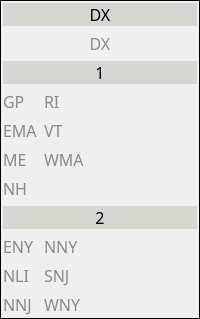
         <widget class="QFrame" name="frame_9">
          <property name="minimumSize">
           <size>
            <width>72</width>
            <height>0</height>
           </size>
          </property>
          <property name="font">
           <font>
            <family>JetBrains Mono</family>
            <pointsize>12</pointsize>
           </font>
          </property>
          <property name="frameShape">
           <enum>QFrame::Box</enum>
          </property>
          <property name="frameShadow">
           <enum>QFrame::Plain</enum>
          </property>
          <property name="lineWidth">
           <number>1</number>
          </property>
          <layout class="QFormLayout" name="formLayout_5">
           <property name="horizontalSpacing">
            <number>6</number>
           </property>
           <property name="leftMargin">
            <number>2</number>
           </property>
           <property name="topMargin">
            <number>2</number>
           </property>
           <property name="rightMargin">
            <number>2</number>
           </property>
           <property name="bottomMargin">
            <number>2</number>
           </property>
           <item row="0" column="0" colspan="2">
            <widget class="QLabel" name="label_15">
             <property name="font">
              <font>
               <family>JetBrains Mono</family>
               <pointsize>12</pointsize>
               <bold>false</bold>
              </font>
             </property>
             <property name="styleSheet">
              <string notr="true">background-color: rgb(211, 215, 207);
color: rgb(0, 0, 0);</string>
             </property>
             <property name="text">
              <string>DX</string>
             </property>
             <property name="alignment">
              <set>Qt::AlignCenter</set>
             </property>
            </widget>
           </item>
           <item row="4" column="0" colspan="2">
            <widget class="QLabel" name="label_16">
             <property name="font">
              <font>
               <family>JetBrains Mono</family>
               <pointsize>12</pointsize>
               <bold>false</bold>
              </font>
             </property>
             <property name="styleSheet">
              <string notr="true">background-color: rgb(211, 215, 207);
color: rgb(0, 0, 0);</string>
             </property>
             <property name="text">
              <string>1</string>
             </property>
             <property name="alignment">
              <set>Qt::AlignCenter</set>
             </property>
            </widget>
           </item>
           <item row="6" column="0">
            <widget class="QLabel" name="Section_GP">
             <property name="font">
              <font>
               <family>JetBrains Mono</family>
               <pointsize>12</pointsize>
               <bold>false</bold>
              </font>
             </property>
             <property name="styleSheet">
              <string notr="true">color: rgb(136, 138, 133);</string>
             </property>
             <property name="text">
              <string>GP</string>
             </property>
            </widget>
           </item>
           <item row="11" column="0">
            <widget class="QLabel" name="Section_ME">
             <property name="font">
              <font>
               <family>JetBrains Mono</family>
               <pointsize>12</pointsize>
               <bold>false</bold>
              </font>
             </property>
             <property name="styleSheet">
              <string notr="true">color: rgb(136, 138, 133);</string>
             </property>
             <property name="text">
              <string>ME</string>
             </property>
            </widget>
           </item>
           <item row="13" column="0">
            <widget class="QLabel" name="Section_NH">
             <property name="font">
              <font>
               <family>JetBrains Mono</family>
               <pointsize>12</pointsize>
               <bold>false</bold>
              </font>
             </property>
             <property name="styleSheet">
              <string notr="true">color: rgb(136, 138, 133);</string>
             </property>
             <property name="text">
              <string>NH</string>
             </property>
            </widget>
           </item>
           <item row="14" column="0" colspan="2">
            <widget class="QLabel" name="label_17">
             <property name="font">
              <font>
               <family>JetBrains Mono</family>
               <pointsize>12</pointsize>
               <bold>false</bold>
              </font>
             </property>
             <property name="styleSheet">
              <string notr="true">background-color: rgb(211, 215, 207);
color: rgb(0, 0, 0);</string>
             </property>
             <property name="text">
              <string>2</string>
             </property>
             <property name="alignment">
              <set>Qt::AlignCenter</set>
             </property>
            </widget>
           </item>
           <item row="6" column="1">
            <widget class="QLabel" name="Section_RI">
             <property name="font">
              <font>
               <family>JetBrains Mono</family>
               <pointsize>12</pointsize>
               <bold>false</bold>
              </font>
             </property>
             <property name="styleSheet">
              <string notr="true">color: rgb(136, 138, 133);</string>
             </property>
             <property name="text">
              <string>RI</string>
             </property>
            </widget>
           </item>
           <item row="11" column="1">
            <widget class="QLabel" name="Section_WMA">
             <property name="font">
              <font>
               <family>JetBrains Mono</family>
               <pointsize>12</pointsize>
               <bold>false</bold>
              </font>
             </property>
             <property name="styleSheet">
              <string notr="true">color: rgb(136, 138, 133);</string>
             </property>
             <property name="text">
              <string>WMA</string>
             </property>
            </widget>
           </item>
           <item row="8" column="0">
            <widget class="QLabel" name="Section_EMA">
             <property name="font">
              <font>
               <family>JetBrains Mono</family>
               <pointsize>12</pointsize>
               <bold>false</bold>
              </font>
             </property>
             <property name="styleSheet">
              <string notr="true">color: rgb(136, 138, 133);</string>
             </property>
             <property name="text">
              <string>EMA</string>
             </property>
            </widget>
           </item>
           <item row="8" column="1">
            <widget class="QLabel" name="Section_VT">
             <property name="font">
              <font>
               <family>JetBrains Mono</family>
               <pointsize>12</pointsize>
               <bold>false</bold>
              </font>
             </property>
             <property name="styleSheet">
              <string notr="true">color: rgb(136, 138, 133);</string>
             </property>
             <property name="text">
              <string>VT</string>
             </property>
            </widget>
           </item>
           <item row="16" column="0">
            <widget class="QLabel" name="Section_ENY">
             <property name="font">
              <font>
               <family>JetBrains Mono</family>
               <pointsize>12</pointsize>
               <bold>false</bold>
              </font>
             </property>
             <property name="styleSheet">
              <string notr="true">color: rgb(136, 138, 133);</string>
             </property>
             <property name="text">
              <string>ENY</string>
             </property>
            </widget>
           </item>
           <item row="16" column="1">
            <widget class="QLabel" name="Section_NNY">
             <property name="font">
              <font>
               <family>JetBrains Mono</family>
               <pointsize>12</pointsize>
               <bold>false</bold>
              </font>
             </property>
             <property name="styleSheet">
              <string notr="true">color: rgb(136, 138, 133);</string>
             </property>
             <property name="text">
              <string>NNY</string>
             </property>
            </widget>
           </item>
           <item row="18" column="0">
            <widget class="QLabel" name="Section_NLI">
             <property name="font">
              <font>
               <family>JetBrains Mono</family>
               <pointsize>12</pointsize>
               <bold>false</bold>
              </font>
             </property>
             <property name="styleSheet">
              <string notr="true">color: rgb(136, 138, 133);</string>
             </property>
             <property name="text">
              <string>NLI</string>
             </property>
            </widget>
           </item>
           <item row="18" column="1">
            <widget class="QLabel" name="Section_SNJ">
             <property name="font">
              <font>
               <family>JetBrains Mono</family>
               <pointsize>12</pointsize>
               <bold>false</bold>
              </font>
             </property>
             <property name="styleSheet">
              <string notr="true">color: rgb(136, 138, 133);</string>
             </property>
             <property name="text">
              <string>SNJ</string>
             </property>
            </widget>
           </item>
           <item row="20" column="0">
            <widget class="QLabel" name="Section_NNJ">
             <property name="font">
              <font>
               <family>JetBrains Mono</family>
               <pointsize>12</pointsize>
               <bold>false</bold>
              </font>
             </property>
             <property name="styleSheet">
              <string notr="true">color: rgb(136, 138, 133);</string>
             </property>
             <property name="text">
              <string>NNJ</string>
             </property>
            </widget>
           </item>
           <item row="20" column="1">
            <widget class="QLabel" name="Section_WNY">
             <property name="font">
              <font>
               <family>JetBrains Mono</family>
               <pointsize>12</pointsize>
               <bold>false</bold>
              </font>
             </property>
             <property name="styleSheet">
              <string notr="true">color: rgb(136, 138, 133);</string>
             </property>
             <property name="text">
              <string>WNY</string>
             </property>
            </widget>
           </item>
           <item row="1" column="0" colspan="2">
            <widget class="QLabel" name="Section_DX">
             <property name="font">
              <font>
               <family>JetBrains Mono</family>
               <pointsize>12</pointsize>
               <bold>false</bold>
              </font>
             </property>
             <property name="styleSheet">
              <string notr="true">color: rgb(136, 138, 133);</string>
             </property>
             <property name="text">
              <string>DX</string>
             </property>
             <property name="alignment">
              <set>Qt::AlignCenter</set>
             </property>
            </widget>
           </item>
          </layout>
         </widget>
